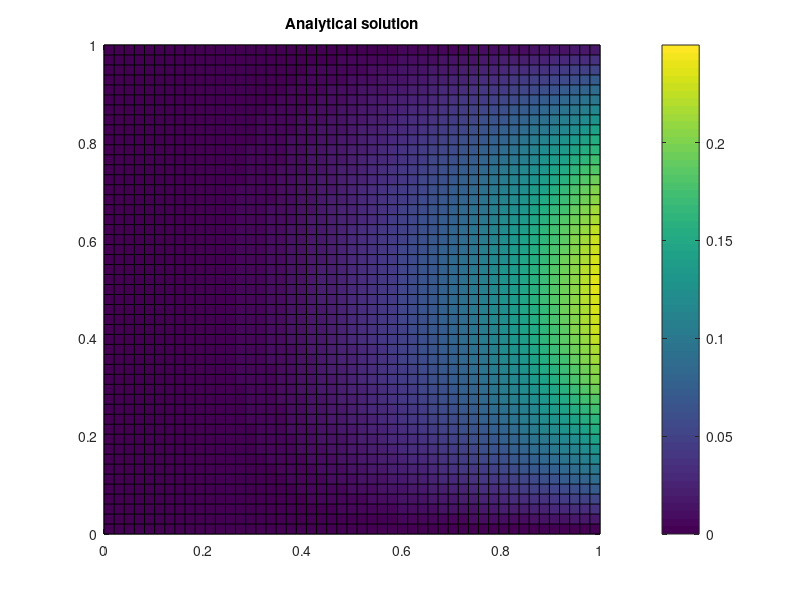
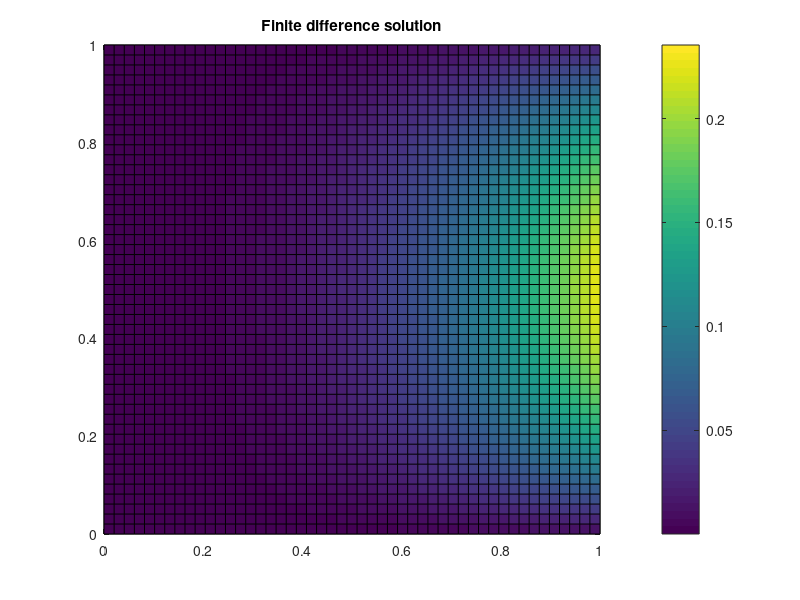

MATLAB code to generate these figures, in order:
close all;
clear

%% Solving Poisson equation: Lu = u_xx + u_yy = 6xy(1-y)-2x^3 
%% with boundary condition u(x,0) = u(x,1) = 0
%% and u(0,y) = 0, u(1,y) = y(1-y).
%%
%% Analytical solution: u(x,y) = x^3 y (1-y)

nx = 50;     
dx = 1/nx;

% Form (x,y)-space
x=linspace(0,1,nx);
y=linspace(0,1,nx);
[x_,y_]=meshgrid(x,y);

% RHS of Poisson equation
f_ = 6.*x_.*y_.*(1-y_)-2*(x_).^3;

e=ones(nx,1);
Lx=spdiags([e -2*e e],[-1 0 1],nx,nx);
Ly=spdiags([e -2*e e],[-1 0 1],nx,nx);

% Homogeneous Dirichlet BC on y-direction
Ly(1,1) = -2;
Ly(1,2) = 1;
Ly(nx,nx-1) = 1;
Ly(nx,nx) = -2;

% Nonhomog. Dirichlet BC on x-direction
Lx(1,1) = -2;
Lx(1,2) = 1;
Lx(nx,nx-1) = 1;
Lx(nx,nx) = -2;
f_(:,nx) = f_(:,nx) - reshape((y.*(1-y))/(dx^2),nx,1);

% make 1D identities
Ix = speye(nx);
Iy = speye(nx);

% form 2D matrix from kron
Adiff = (kron(Iy,Lx) + kron(Ly,Ix))/(dx^2);

u_num = Adiff\reshape(f_,nx^2,1);

figure(1);
u_exact = ((x_).^3).*(y_).*(1-y_);
pcolor(x_,y_,u_exact); colorbar;
title('Analytical solution');

figure(2);
pcolor(x_,y_,reshape(u_num,nx,nx)); colorbar;
title('Finite difference solution');